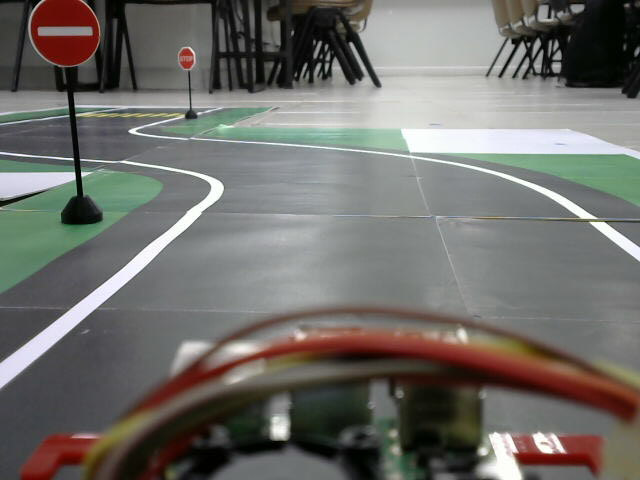
#> input picture my_photo-2.jpg, 640 x 480 px
$ python test_photo.py
#> lines starting #> are read from the running program, lines starting #| are printed output that depends on the picture; after the words box and inside, x2 and y2 are one past the last pixel; in counts of white or black regions, pixels touching at a corner belong together
import cv2 as cv
import numpy as np

def blank_space(pts, frame):
    roi = np.zeros_like(frame)
    cv.fillPoly(roi, [pts],[255,255,255])
    roadblack = cv.bitwise_and(frame, frame,mask=roi)
    final = cv.bitwise_and(frame,frame,mask=roadblack)
    return final

def line_detect(frame):
    try:
        blur = cv.GaussianBlur(frame, (5,5), 0)
        gray = cv.cvtColor(blur, cv.COLOR_BGR2GRAY)
        sobelY = cv.Sobel(gray, cv.CV_64F, 0, 1, ksize=3)
        lap = cv.Laplacian(sobelY, cv.CV_64F)
        lap = cv.convertScaleAbs(lap)
        canny = cv.Canny(lap, 50, 150)
        kernel = np.ones((5,5), np.uint8)
        closed = cv.morphologyEx(canny, cv.MORPH_CLOSE, kernel)
        opened = cv.morphologyEx(closed, cv.MORPH_OPEN, kernel)

        # ROI mask
        pts = np.array([[0,480],[640, 480], [640, 240],[0, 240]],  np.int32)
        final = blank_space(pts, opened)
        pts = np.array([[0, 240], [320, 240], [320, 480], [0, 480]],  np.int32)
        final = blank_space(pts, final)

        lines = cv.HoughLinesP(final, 1, np.pi / 180, 120, minLineLength=100, maxLineGap=20)
        # draw detected lines (for debugging)
        if lines is not None:
            for line in lines:
                x1, y1, x2, y2 = line[0]
                cv.line(frame, (x1, y1), (x2, y2), (0, 255, 0), 2)
    except:
        lines = None
    return frame, lines

def average_left_line(lines):
    try:
        left = list(map(int, np.average(lines, axis=0)[0]))
    except:
        pass
    return left

def make_left_point(left, Y = 1070):
    """ compute single point on left lane """
    try:
        lx1, ly1, lx2, ly2 = left
        if lx1 == lx2:  # vertical line protection
            return 0
        LX = int((Y - (ly1 - ((ly1-ly2)/(lx1-lx2))*lx1))/((ly1-ly2)/(lx1-lx2)))
    except:
        LX = 0
    return LX

# ---------- MAIN (IMAGE VERSION, LEFT LANE ONLY) ----------
image_path = "my_photo-2.jpg"  # put your image path here
frame = cv.imread(image_path)
#> frame is the input picture: shape (480, 640, 3); mean B, G, R 105.6, 109.9, 111.6

if frame is None:
    print("Image not found or path incorrect")
else:
    Y = 360
    previous = 720

    frame, lines = line_detect(frame)
#> in line_detect, `gray = cv.cvtColor(blur, cv.COLOR_BGR2GRAY)`:
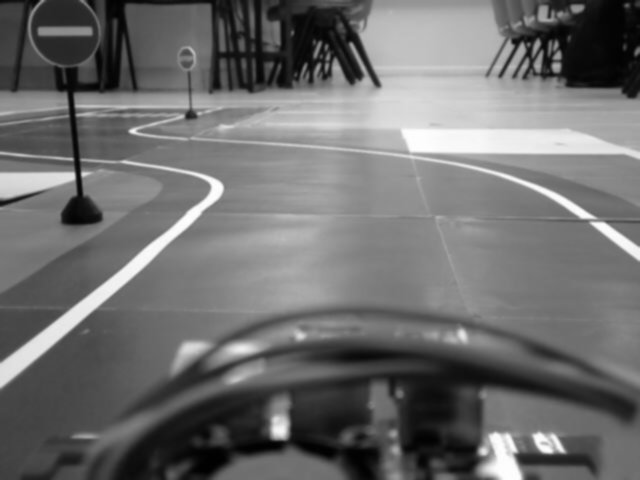
#> gray: shape (480, 640); min 1, max 254, mean 110
#> in line_detect, `sobelY = cv.Sobel(gray, cv.CV_64F, 0, 1, ksize=3)`:
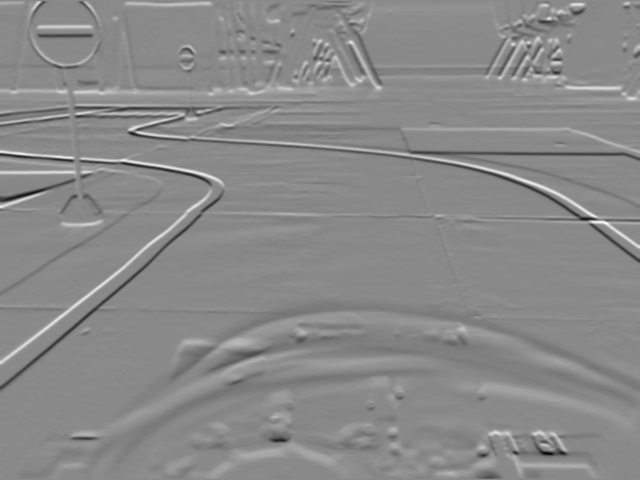
#> sobelY: shape (480, 640) float64; min -458, max 389, mean 0.4; drawn with min black and max white
#> in line_detect, `canny = cv.Canny(lap, 50, 150)`:
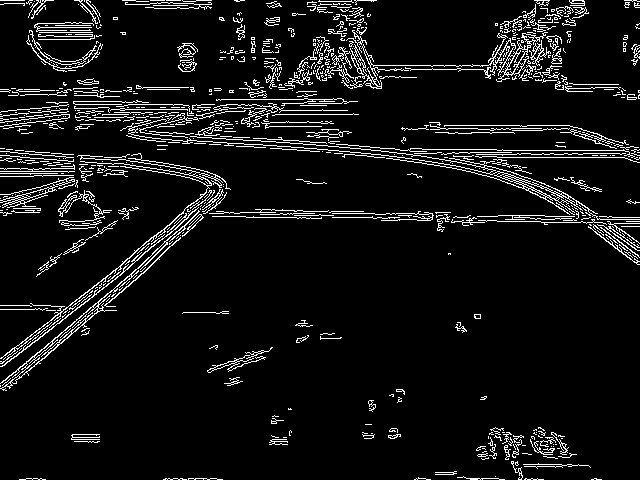
#> canny: shape (480, 640); 7.4% white in thin lines or dots
#> in line_detect, `closed = cv.morphologyEx(canny, cv.MORPH_CLOSE, kernel)`: closed: shape (480, 640); 17.9% white; 63 white regions (13 under 20 px), largest, box (x1, y1, x2, y2) and area: (0, 78, 640, 391) 33606, (264, 0, 640, 100) 10562, (26, 0, 103, 72) 2190
#> in line_detect, `opened = cv.morphologyEx(closed, cv.MORPH_OPEN, kernel)`:
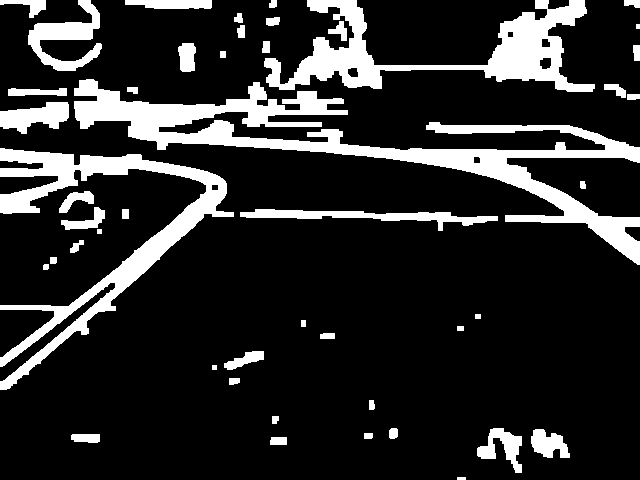
#> opened: shape (480, 640); 16.8% white; 47 white regions, largest, box (x1, y1, x2, y2) and area: (74, 79, 640, 265) 18290, (0, 148, 234, 390) 10955, (264, 0, 595, 92) 9873
#> in blank_space, `cv.fillPoly(roi, [pts],[255,255,255])`: roi: shape (480, 640); 50% white; 1 white region, box (x1, y1, x2, y2) and area: (0, 240, 640, 480) 153600
#> in blank_space, `roadblack = cv.bitwise_and(frame, frame,mask=roi)`: roadblack: shape (480, 640); 2.6% white; 21 white regions, largest, box (x1, y1, x2, y2) and area: (0, 240, 179, 390) 4485, (477, 428, 522, 473) 921, (531, 429, 570, 458) 739
#> in blank_space (call 2), `cv.fillPoly(roi, [pts],[255,255,255])`:
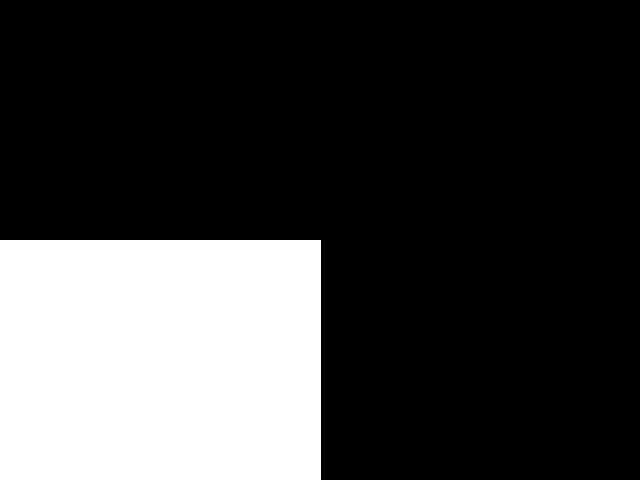
#> roi: shape (480, 640); 25.1% white; 1 white region, box (x1, y1, x2, y2) and area: (0, 240, 321, 480) 77040
#> in blank_space (call 2), `roadblack = cv.bitwise_and(frame, frame,mask=roi)`:
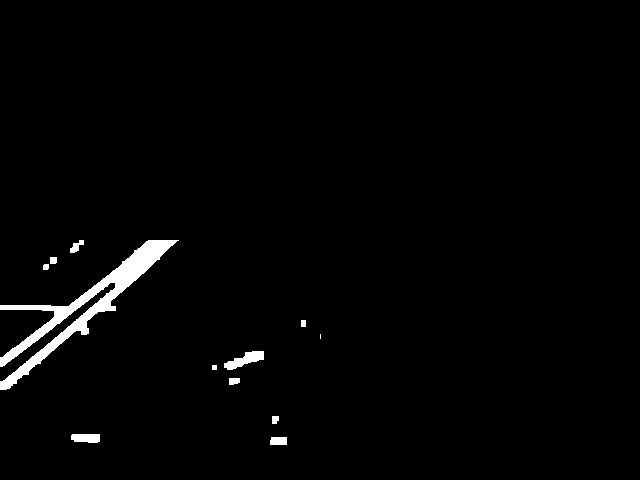
#> roadblack: shape (480, 640); 1.8% white; 12 white regions (1 under 20 px), largest, box (x1, y1, x2, y2) and area: (0, 240, 179, 390) 4485, (224, 351, 264, 370) 376, (71, 434, 100, 443) 235
#> in line_detect, `lines = cv.HoughLinesP(final, 1, np.pi / 180, 120, minLineLength=100, ..`: lines = 18 rows, first 6: [28, 374, 162, 240], [15, 383, 158, 240], [0, 358, 159, 242], [61, 343, 164, 240], [0, 360, 171, 240], [0, 383, 177, 240]
#> the loop in line_detect, `for line in lines:` made 18 passes
#> (x1, y1, x2, y2) on passes 1 to 12: (28, 374, 162, 240), (15, 383, 158, 240), (0, 358, 159, 242), (61, 343, 164, 240), (0, 360, 171, 240), (0, 383, 177, 240), (0, 389, 178, 240), (1, 389, 164, 252), (0, 361, 173, 240), (4, 356, 153, 240), (1, 366, 157, 240), (4, 389, 159, 259)
    left = average_left_line(lines)
#> in average_left_line, `left = list(map(int, np.average(lines, axis=0)[0]))`: left = [6, 372, 163, 242]
#> left = [6, 372, 163, 242]
    LX = make_left_point(left, Y)
#> in make_left_point, `lx1, ly1, lx2, ly2 = left`: lx1 = 6; ly1 = 372; lx2 = 163; ly2 = 242
#> in make_left_point, `LX = int((Y - (ly1 - ((ly1-ly2)/(lx1-lx2))*lx1))/((ly1-ly2)/(lx1-lx2)))`: LX = 20
#> LX = 20
    print("left is", left)
#| left is [6, 372, 163, 242]

    if LX == 0:
        LX = previous
    else:
        previous = LX
#> previous = 20

    try:
        radius = 10
        cv.circle(frame, (LX, Y), radius, (0,0,255),-1)
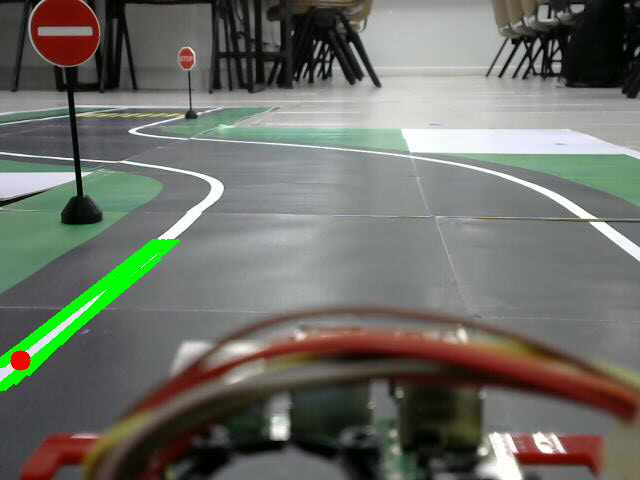
#> frame: shape (480, 640, 3); mean B, G, R 102.8, 111, 109.2
        print("Left lane point:", (LX, Y))
#| Left lane point: (20, 360)
    except:
        pass

    try:
        ratio = 1
        frame = cv.resize(frame, None, fx=ratio, fy=ratio)
    except:
        pass

    cv.imshow('frame', frame)
    cv.waitKey(0)
    cv.destroyAllWindows()

$ run again, with my_photo-1.jpg copied over my_photo-2.jpg
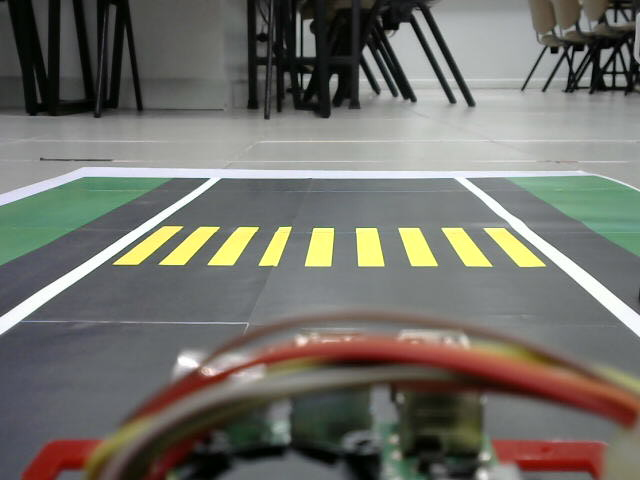
#> input picture my_photo-1.jpg, 640 x 480 px
#> frame is the input picture: shape (480, 640, 3); mean B, G, R 105.8, 112.6, 113.9
#> in line_detect, `canny = cv.Canny(lap, 50, 150)`:
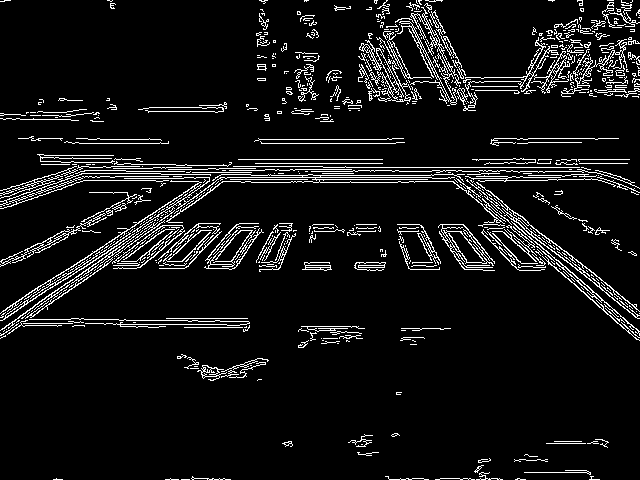
#> canny: shape (480, 640); 7.7% white in thin lines or dots
#> closed: shape (480, 640); 18.4% white; 74 white regions (15 under 20 px), largest, box (x1, y1, x2, y2) and area: (0, 154, 640, 341) 28516, (358, 0, 640, 111) 13579, (0, 192, 151, 267) 1337
#> opened: shape (480, 640); 17.3% white; 48 white regions, largest, box (x1, y1, x2, y2) and area: (0, 155, 640, 340) 28400, (358, 0, 640, 111) 12899, (0, 195, 143, 266) 1265
#> roi: shape (480, 640); 50% white; 1 white region, box (x1, y1, x2, y2) and area: (0, 240, 640, 480) 153600
#> roadblack: shape (480, 640); 4.9% white; 22 white regions, largest, box (x1, y1, x2, y2) and area: (0, 240, 250, 338) 6383, (489, 240, 640, 340) 3353, (192, 358, 266, 380) 759
#> roi: shape (480, 640); 25.1% white; 1 white region, box (x1, y1, x2, y2) and area: (0, 240, 321, 480) 77040
#> roadblack: shape (480, 640); 3% white; 8 white regions, largest, box (x1, y1, x2, y2) and area: (0, 240, 250, 338) 6383, (192, 358, 266, 380) 759, (207, 240, 254, 269) 688
#> in line_detect, `lines = cv.HoughLinesP(final, 1, np.pi / 180, 120, minLineLength=100, ..`: lines = 29 rows, first 6: [8, 323, 249, 323], [11, 321, 248, 321], [11, 322, 249, 322], [0, 320, 247, 320], [77, 262, 282, 262], [79, 261, 282, 261]
#> the loop in line_detect, `for line in lines:` made 29 passes
#> after the loop in line_detect, `for line in lines:`:
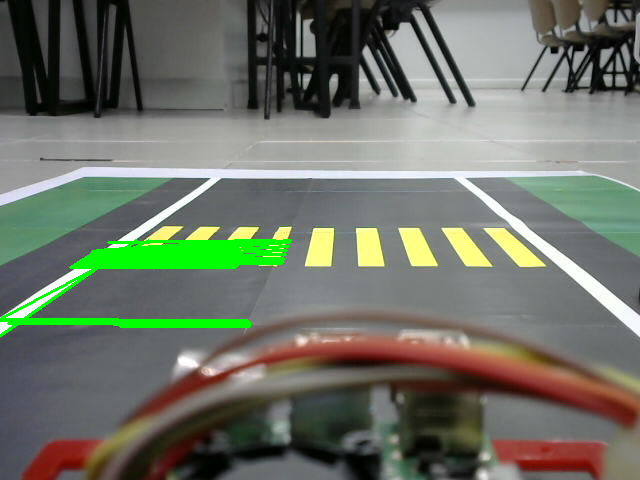
#> frame: shape (480, 640, 3); mean B, G, R 102.5, 114.9, 109.7
#> in average_left_line, `left = list(map(int, np.average(lines, axis=0)[0]))`: left = [68, 280, 249, 271]
#> lx1 = 68; ly1 = 280; lx2 = 249; ly2 = 271
#> in make_left_point, `LX = int((Y - (ly1 - ((ly1-ly2)/(lx1-lx2))*lx1))/((ly1-ly2)/(lx1-lx2)))`: LX = -1540
#| left is [68, 280, 249, 271]
#| Left lane point: (-1540, 360)
